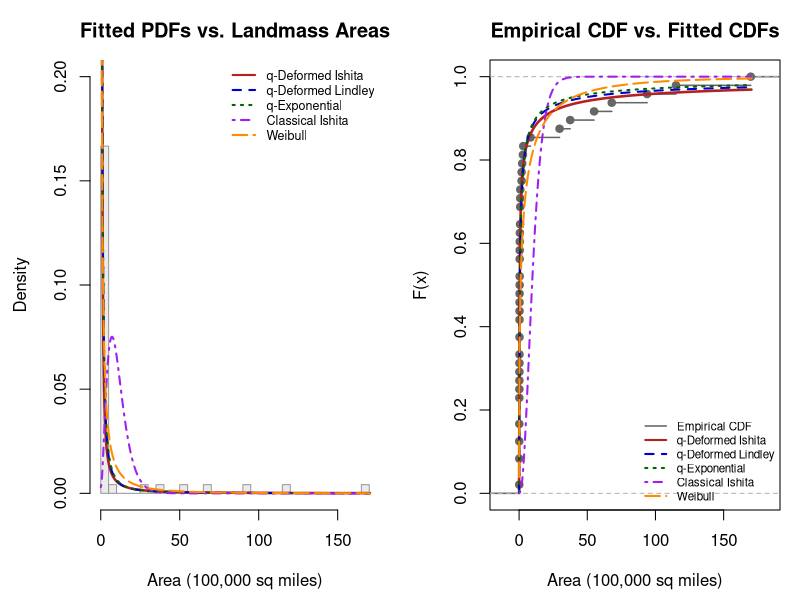

R code for this plot:
data(islands)
force(islands)

x <- as.numeric(islands) / 100  
x <- x[x > 0]  # Ensure strictly positive values
n <- length(x)

dqDI <- function(x, theta, q) {
  if (theta <= 0 || q >= 4/3 || q < 1) return(rep(0, length(x)))
  num <- (2 - q) * (3 - 2 * q) * (4 - 3 * q) * (theta^3)
  den <- 2 + (3 - 2 * q) * (4 - 3 * q) * (theta^3)
  if (den <= 0 || num <= 0) return(rep(0, length(x)))
  
  C_val <- num / den
  pdf_vals <- numeric(length(x))
  valid <- (x > 0)
  
  if (abs(q - 1) < 1e-5) {
    pdf_vals[valid] <- (theta^3 / (theta^3 + 2)) * (theta + x[valid]^2) * exp(-theta * x[valid])
  } else {
    term <- 1 + (q - 1) * theta * x[valid]
    pdf_vals[valid] <- C_val * (theta + x[valid]^2) * (term^(-1 / (q - 1)))
  }
  return(pdf_vals)
}

pqDI <- function(x, theta, q) {
  sapply(x, function(val) {
    if (val <= 0) return(0)
    tryCatch(integrate(dqDI, lower = 0, upper = val, theta = theta, q = q)$value, error = function(e) NA)
  })
}

# (b) q-Deformed Lindley (qDL)
dqDL <- function(x, theta, q) {
  if (theta <= 0 || q >= 1.5 || q < 1) return(rep(0, length(x)))
  num <- (2 - q) * (3 - 2 * q) * (theta^2)
  den <- 1 + (3 - 2 * q) * theta
  if (den <= 0 || num <= 0) return(rep(0, length(x)))
  
  C_val <- num / den
  pdf_vals <- numeric(length(x))
  valid <- (x > 0)
  
  if (abs(q - 1) < 1e-5) {
    pdf_vals[valid] <- (theta^2 / (1 + theta)) * (1 + x[valid]) * exp(-theta * x[valid])
  } else {
    term <- 1 + (q - 1) * theta * x[valid]
    pdf_vals[valid] <- C_val * (1 + x[valid]) * (term^(-1 / (q - 1)))
  }
  return(pdf_vals)
}

pqDL <- function(x, theta, q) {
  sapply(x, function(val) {
    if (val <= 0) return(0)
    tryCatch(integrate(dqDL, lower = 0, upper = val, theta = theta, q = q)$value, error = function(e) NA)
  })
}

# (c) q-Exponential (qExp)
dqExp <- function(x, rate, q) {
  if (rate <= 0 || q >= 2 || q < 1) return(rep(0, length(x)))
  pdf_vals <- numeric(length(x))
  valid <- (x > 0)
  
  if (abs(q - 1) < 1e-5) {
    pdf_vals[valid] <- rate * exp(-rate * x[valid])
  } else {
    term <- 1 + (q - 1) * rate * x[valid]
    pdf_vals[valid] <- (2 - q) * rate * (term^(-1 / (q - 1)))
  }
  return(pdf_vals)
}

pqExp <- function(x, rate, q) {
  if (abs(q - 1) < 1e-5) return(pexp(x, rate = rate))
  cdf_vals <- numeric(length(x))
  valid <- (x > 0)
  term <- 1 + (q - 1) * rate * x[valid]
  cdf_vals[valid] <- 1 - term^(-(2 - q) / (q - 1))
  return(cdf_vals)
}

# (d) Classical Ishita
dIshita <- function(x, theta) {
  if (theta <= 0) return(rep(0, length(x)))
  pdf_vals <- numeric(length(x))
  valid <- (x > 0)
  pdf_vals[valid] <- (theta^3 / (theta^3 + 2)) * (theta + x[valid]^2) * exp(-theta * x[valid])
  return(pdf_vals)
}

pIshita <- function(x, theta) {
  sapply(x, function(val) {
    if (val <= 0) return(0)
    tryCatch(integrate(dIshita, lower = 0, upper = val, theta = theta)$value, error = function(e) NA)
  })
}

nll_qDI <- function(par) {
  theta <- par[1]; q <- par[2]
  if (theta <= 1e-4 || q >= 1.33 || q <= 1.0) return(1e10)
  pdf_vals <- dqDI(x, theta, q)
  if (any(pdf_vals <= 0) || any(!is.finite(pdf_vals))) return(1e10)
  return(-sum(log(pdf_vals)))
}

nll_qDL <- function(par) {
  theta <- par[1]; q <- par[2]
  if (theta <= 1e-4 || q >= 1.49 || q <= 1.0) return(1e10)
  pdf_vals <- dqDL(x, theta, q)
  if (any(pdf_vals <= 0) || any(!is.finite(pdf_vals))) return(1e10)
  return(-sum(log(pdf_vals)))
}

nll_qExp <- function(par) {
  rate <- par[1]; q <- par[2]
  if (rate <= 1e-4 || q >= 1.99 || q <= 1.0) return(1e10)
  pdf_vals <- dqExp(x, rate, q)
  if (any(pdf_vals <= 0) || any(!is.finite(pdf_vals))) return(1e10)
  return(-sum(log(pdf_vals)))
}

nll_Ishita <- function(par) {
  theta <- par[1]
  if (theta <= 1e-4) return(1e10)
  pdf_vals <- dIshita(x, theta)
  if (any(pdf_vals <= 0) || any(!is.finite(pdf_vals))) return(1e10)
  return(-sum(log(pdf_vals)))
}

nll_Weibull <- function(par) {
  shape <- par[1]; scale <- par[2]
  if (shape <= 1e-4 || scale <= 1e-4) return(1e10)
  ll <- dweibull(x, shape = shape, scale = scale, log = TRUE)
  if (any(!is.finite(ll))) return(1e10)
  return(-sum(ll))
}

nll_Gamma <- function(par) {
  shape <- par[1]; rate <- par[2]
  if (shape <= 1e-4 || rate <= 1e-4) return(1e10)
  ll <- dgamma(x, shape = shape, rate = rate, log = TRUE)
  if (any(!is.finite(ll))) return(1e10)
  return(-sum(ll))
}


mean_x <- mean(x, na.rm = TRUE)
init_rate <- 1 / mean_x

fit_qDI     <- optim(c(init_rate, 1.25), nll_qDI,     method = "L-BFGS-B", lower = c(0.0001, 1.001), upper = c(50, 1.32))
fit_qDL     <- optim(c(init_rate, 1.25), nll_qDL,     method = "L-BFGS-B", lower = c(0.0001, 1.001), upper = c(50, 1.48))
fit_qExp    <- optim(c(init_rate, 1.25), nll_qExp,    method = "L-BFGS-B", lower = c(0.0001, 1.001), upper = c(50, 1.98))
fit_Ishita  <- optim(c(init_rate),       nll_Ishita,  method = "L-BFGS-B", lower = c(0.0001),       upper = c(50))
fit_Weibull <- optim(c(0.5, mean_x),     nll_Weibull, method = "L-BFGS-B", lower = c(0.0001, 0.0001))
fit_Gamma   <- optim(c(0.5, init_rate),  nll_Gamma,   method = "L-BFGS-B", lower = c(0.0001, 0.0001))


models <- list(
  "q-Deformed Ishita"  = list(fit = fit_qDI,     k = 2, pfun = function(v) pqDI(v, fit_qDI$par[1], fit_qDI$par[2])),
  "q-Deformed Lindley" = list(fit = fit_qDL,     k = 2, pfun = function(v) pqDL(v, fit_qDL$par[1], fit_qDL$par[2])),
  "q-Exponential"      = list(fit = fit_qExp,    k = 2, pfun = function(v) pqExp(v, fit_qExp$par[1], fit_qExp$par[2])),
  "Classical Ishita"   = list(fit = fit_Ishita,  k = 1, pfun = function(v) pIshita(v, fit_Ishita$par[1])),
  "Weibull"            = list(fit = fit_Weibull, k = 2, pfun = function(v) pweibull(v, fit_Weibull$par[1], fit_Weibull$par[2])),
  "Gamma"              = list(fit = fit_Gamma,   k = 2, pfun = function(v) pgamma(v, fit_Gamma$par[1], fit_Gamma$par[2]))
)

comparison_results <- data.frame(
  Model = character(),
  Params = numeric(),
  LogLik = numeric(),
  AIC = numeric(),
  BIC = numeric(),
  KS_Stat = numeric(),
  p_value = numeric(),
  stringsAsFactors = FALSE
)

for (name in names(models)) {
  m <- models[[name]]
  logL <- -m$fit$value
  k <- m$k
  aic <- 2 * k - 2 * logL
  bic <- k * log(n) - 2 * logL
  
  ks_test <- suppressWarnings(ks.test(x, m$pfun))
  
  comparison_results[nrow(comparison_results) + 1, ] <- list(
    Model   = name,
    Params  = k,
    LogLik  = round(logL, 4),
    AIC     = round(aic, 4),
    BIC     = round(bic, 4),
    KS_Stat = round(ks_test$statistic, 4),
    p_value = round(ks_test$p.value, 4)
  )
}

# Sort table by AIC (Lowest AIC = Best Fit)
comparison_results <- comparison_results[order(comparison_results$AIC), ]

print("--- MODEL COMPARISON TABLE (Base R Dataset: islands) ---")
print(comparison_results, row.names = FALSE)


par(mfrow = c(1, 2), mar = c(4.5, 4.5, 3, 1))

x_grid <- seq(0.001, max(x) + 0.5, length.out = 500)

hist(x, breaks = 30, probability = TRUE, col = "gray92", border = "gray60",
     main = "Fitted PDFs vs. Landmass Areas", xlab = "Area (100,000 sq miles)",
     ylab = "Density", ylim = c(0, 0.2))

lines(x_grid, dqDI(x_grid, fit_qDI$par[1], fit_qDI$par[2]), col = "firebrick", lwd = 2.5, lty = 1)
lines(x_grid, dqDL(x_grid, fit_qDL$par[1], fit_qDL$par[2]), col = "blue3", lwd = 2, lty = 2)
lines(x_grid, dqExp(x_grid, fit_qExp$par[1], fit_qExp$par[2]), col = "darkgreen", lwd = 2, lty = 3)
lines(x_grid, dIshita(x_grid, fit_Ishita$par[1]), col = "purple", lwd = 2, lty = 4)
lines(x_grid, dweibull(x_grid, fit_Weibull$par[1], fit_Weibull$par[2]), col = "darkorange", lwd = 2, lty = 5)

legend("topright", legend = c("q-Deformed Ishita", "q-Deformed Lindley", "q-Exponential", "Classical Ishita", "Weibull"),
       col = c("firebrick", "blue3", "darkgreen", "purple", "darkorange"),
       lty = 1:5, lwd = 2, bty = "n", cex = 0.75)

plot(ecdf(x), main = "Empirical CDF vs. Fitted CDFs", xlab = "Area (100,000 sq miles)",
     ylab = "F(x)", col = "gray40", lwd = 1.5)

lines(x_grid, pqDI(x_grid, fit_qDI$par[1], fit_qDI$par[2]), col = "firebrick", lwd = 2.5, lty = 1)
lines(x_grid, pqDL(x_grid, fit_qDL$par[1], fit_qDL$par[2]), col = "blue3", lwd = 2, lty = 2)
lines(x_grid, pqExp(x_grid, fit_qExp$par[1], fit_qExp$par[2]), col = "darkgreen", lwd = 2, lty = 3)
lines(x_grid, pIshita(x_grid, fit_Ishita$par[1]), col = "purple", lwd = 2, lty = 4)
lines(x_grid, pweibull(x_grid, fit_Weibull$par[1], fit_Weibull$par[2]), col = "darkorange", lwd = 2, lty = 5)

legend("bottomright", legend = c("Empirical CDF", "q-Deformed Ishita", "q-Deformed Lindley", "q-Exponential", "Classical Ishita", "Weibull"),
       col = c("gray40", "firebrick", "blue3", "darkgreen", "purple", "darkorange"),
       lty = c(1, 1:5), lwd = c(1.5, rep(2, 5)), bty = "n", cex = 0.7)

par(mfrow = c(1, 1))
